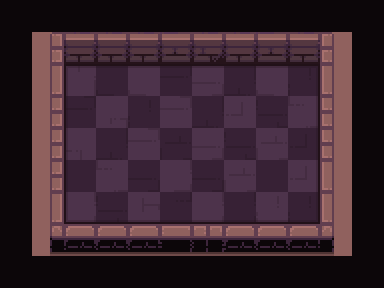

Rendered tile map (Tiled .tmx) drawn with the repository's tilesets; below, a short description and the full map source, tile grids included:
An orthogonal 12x9 tile map with 32x32 px tiles, 5 tile layers (checkers, path, types, ground, ...) and 26 objects (16x symbol, 8x hero, frame, strategy).

<map version="1.2" tiledversion="2019.03.13" orientation="orthogonal" renderorder="right-down" width="12" height="9" tilewidth="32" tileheight="32" infinite="0" nextlayerid="487" nextobjectid="232">
 <tileset firstgid="1" name="tileset" tilewidth="32" tileheight="32" spacing="2" margin="1" tilecount="200" columns="10">
  <image source="tileset.png" trans="000000" width="340" height="680" />
  <terraintypes>
   <terrain name="floor" tile="79" />
   <terrain name="wall" tile="69" />
   <terrain name="hole" tile="78" />
   <terrain name="infected" tile="77" />
  </terraintypes>
 </tileset>
 <layer id="482" name="checkers" width="12" height="9">
  <data encoding="csv">
69,0,69,0,69,0,69,0,69,0,69,0,
0,69,0,69,0,69,0,69,0,69,0,69,
69,0,69,0,69,0,69,0,69,0,69,0,
0,69,0,69,0,69,0,69,0,69,0,69,
69,0,69,0,69,0,69,0,69,0,69,0,
0,69,0,69,0,69,0,69,0,69,0,69,
69,0,69,0,69,0,69,0,69,0,69,0,
0,69,0,69,0,69,0,69,0,69,0,69,
69,0,69,0,69,0,69,0,69,0,69,0
</data>
 </layer>
 <objectgroup id="14" name="camera">
  <object id="12" name="frame" type="frame" x="51" y="33" width="280.67" height="200.333" />
  <object id="15" name="strategy" type="strategy" x="-6" y="136">
   <point />
  </object>
 </objectgroup>
 <layer id="483" name="path" width="12" height="9">
  <data encoding="csv">
0,0,0,0,0,0,0,0,0,0,0,0,
0,0,0,0,0,0,0,0,0,0,0,0,
0,0,80,80,80,80,80,80,80,80,0,0,
0,0,80,80,80,80,80,80,80,80,0,0,
0,0,80,80,80,80,80,80,80,80,0,0,
0,0,80,80,80,80,80,80,80,80,0,0,
0,0,80,80,80,80,80,80,80,80,0,0,
0,0,0,0,0,0,0,0,0,0,0,0,
0,0,0,0,0,0,0,0,0,0,0,0
</data>
 </layer>
 <objectgroup id="2" name="objects">
  <object id="33" name="hero" type="hero" x="80.5" y="116.167">
   <properties>
    <property name="initialDirection" value="w" />
   </properties>
   <point />
  </object>
  <object id="202" name="hero" type="hero" x="110.333" y="114">
   <properties>
    <property name="initialDirection" value="w" />
   </properties>
   <point />
  </object>
  <object id="203" name="hero" type="hero" x="143" y="115.667">
   <properties>
    <property name="initialDirection" value="w" />
   </properties>
   <point />
  </object>
  <object id="204" name="hero" type="hero" x="173.333" y="116">
   <properties>
    <property name="initialDirection" value="w" />
   </properties>
   <point />
  </object>
  <object id="212" name="hero" type="hero" x="205.167" y="117.5">
   <properties>
    <property name="initialDirection" value="w" />
   </properties>
   <point />
  </object>
  <object id="213" name="hero" type="hero" x="235" y="115.333">
   <properties>
    <property name="initialDirection" value="w" />
   </properties>
   <point />
  </object>
  <object id="214" name="hero" type="hero" x="267.667" y="117">
   <properties>
    <property name="initialDirection" value="w" />
   </properties>
   <point />
  </object>
  <object id="215" name="hero" type="hero" x="298" y="117.333">
   <properties>
    <property name="initialDirection" value="w" />
   </properties>
   <point />
  </object>
  <object id="216" name="arrow" type="symbol" x="80.5" y="146.5">
   <properties>
    <property name="symbol" value="arrow_s" />
   </properties>
   <point />
  </object>
  <object id="217" name="arrow" type="symbol" x="112.5" y="145.5">
   <properties>
    <property name="symbol" value="arrow_s" />
   </properties>
   <point />
  </object>
  <object id="218" name="arrow" type="symbol" x="147.5" y="145">
   <properties>
    <property name="symbol" value="arrow_s" />
   </properties>
   <point />
  </object>
  <object id="219" name="arrow" type="symbol" x="176.5" y="146">
   <properties>
    <property name="symbol" value="arrow_s" />
   </properties>
   <point />
  </object>
  <object id="220" name="arrow" type="symbol" x="207.5" y="145.5">
   <properties>
    <property name="symbol" value="arrow_s" />
   </properties>
   <point />
  </object>
  <object id="221" name="arrow" type="symbol" x="241" y="147.5">
   <properties>
    <property name="symbol" value="arrow_s" />
   </properties>
   <point />
  </object>
  <object id="222" name="arrow" type="symbol" x="271" y="146.5">
   <properties>
    <property name="symbol" value="arrow_s" />
   </properties>
   <point />
  </object>
  <object id="223" name="arrow" type="symbol" x="306.5" y="147">
   <properties>
    <property name="symbol" value="arrow_s" />
   </properties>
   <point />
  </object>
  <object id="224" name="cross" type="symbol" x="79" y="180">
   <properties>
    <property name="symbol" value="cross" />
   </properties>
   <point />
  </object>
  <object id="225" name="cross" type="symbol" x="112.5" y="177.5">
   <properties>
    <property name="symbol" value="cross" />
   </properties>
   <point />
  </object>
  <object id="226" name="cross" type="symbol" x="145" y="178.5">
   <properties>
    <property name="symbol" value="cross" />
   </properties>
   <point />
  </object>
  <object id="227" name="cross" type="symbol" x="177" y="175.5">
   <properties>
    <property name="symbol" value="cross" />
   </properties>
   <point />
  </object>
  <object id="228" name="cross" type="symbol" x="209.5" y="177.5">
   <properties>
    <property name="symbol" value="cross" />
   </properties>
   <point />
  </object>
  <object id="229" name="cross" type="symbol" x="242.5" y="179">
   <properties>
    <property name="symbol" value="cross" />
   </properties>
   <point />
  </object>
  <object id="230" name="cross" type="symbol" x="267.5" y="178">
   <properties>
    <property name="symbol" value="cross" />
   </properties>
   <point />
  </object>
  <object id="231" name="cross" type="symbol" x="305.5" y="179.5">
   <properties>
    <property name="symbol" value="cross" />
   </properties>
   <point />
  </object>
 </objectgroup>
 <layer id="484" name="types" width="12" height="9">
  <data encoding="csv">
79,79,79,79,79,79,79,79,79,79,79,79,
79,70,70,70,70,70,70,70,70,70,70,79,
79,70,80,80,80,80,80,80,80,80,70,79,
79,70,80,80,80,80,80,80,80,80,70,79,
79,70,80,80,80,80,80,80,80,80,70,79,
79,70,80,80,80,80,80,80,80,80,70,79,
79,70,80,80,80,80,80,80,80,80,70,79,
79,70,70,70,70,70,70,70,70,70,70,79,
79,79,79,79,79,79,79,79,79,79,79,79
</data>
 </layer>
 <layer id="485" name="ground" width="12" height="9">
  <data encoding="csv">
0,0,0,0,0,0,0,0,0,0,0,0,
0,1,2,2,5,3,4,5,3,2,6,0,
0,11,143,20,134,28,123,8,134,40,16,0,
0,21,28,141,40,142,8,151,38,124,26,0,
0,21,144,8,142,39,123,38,153,37,26,0,
0,21,19,124,9,131,9,153,19,151,16,0,
0,31,131,38,132,7,131,17,154,40,36,0,
0,41,42,42,42,52,53,42,42,45,46,0,
0,0,0,0,0,0,0,0,0,0,0,0
</data>
 </layer>
 <layer id="486" name="floor_shadow" width="12" height="9">
  <data encoding="csv">
0,0,0,0,0,0,0,0,0,0,0,0,
0,0,0,0,0,0,0,0,0,0,0,0,
0,0,12,13,13,13,13,13,13,15,0,0,
0,0,22,0,0,0,0,0,0,25,0,0,
0,0,22,0,0,0,0,0,0,25,0,0,
0,0,22,0,0,0,0,0,0,25,0,0,
0,0,32,33,33,33,33,33,33,35,0,0,
0,0,0,0,0,0,0,0,0,0,0,0,
0,0,0,0,0,0,0,0,0,0,0,0
</data>
 </layer>
</map>
